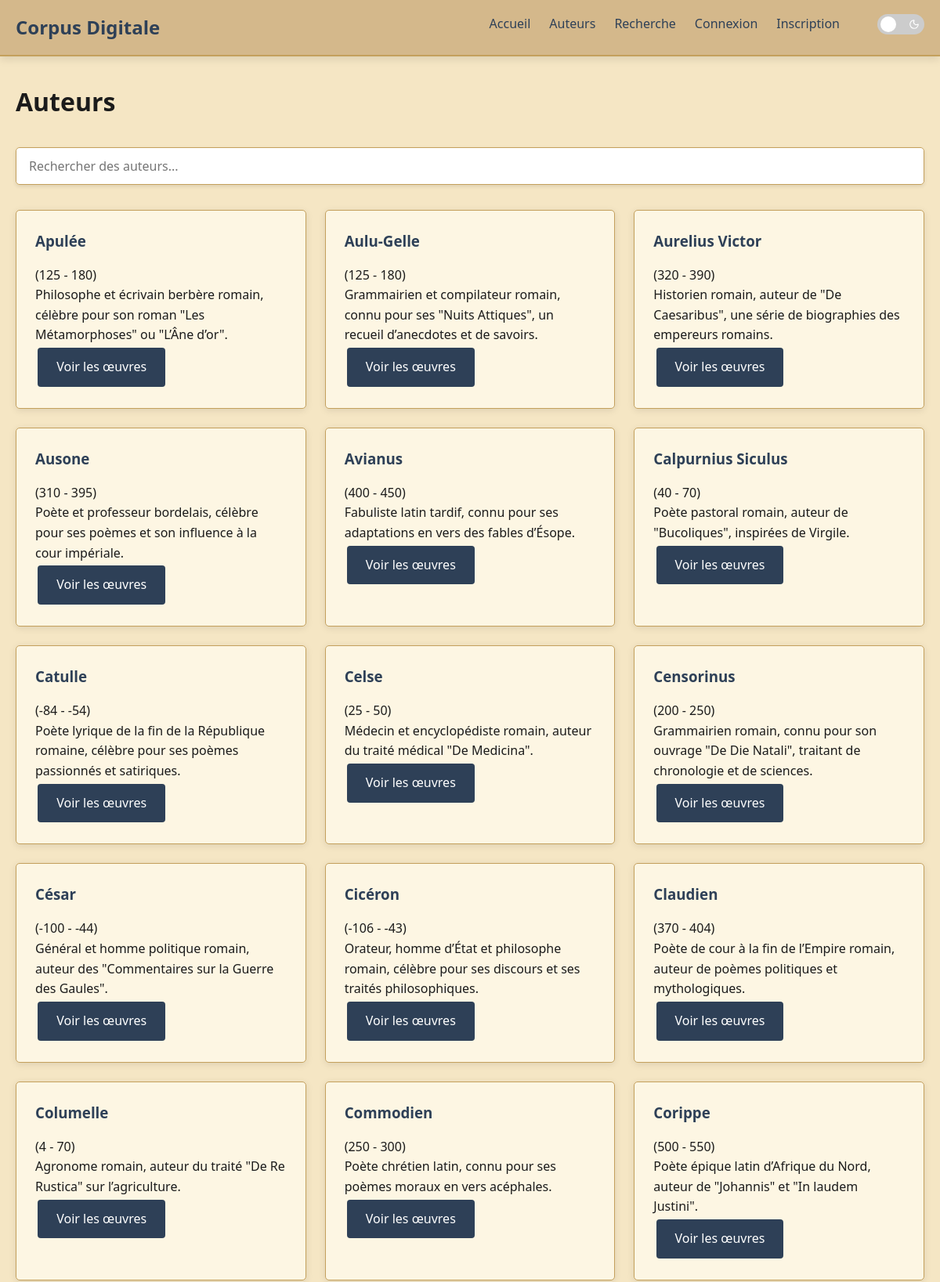
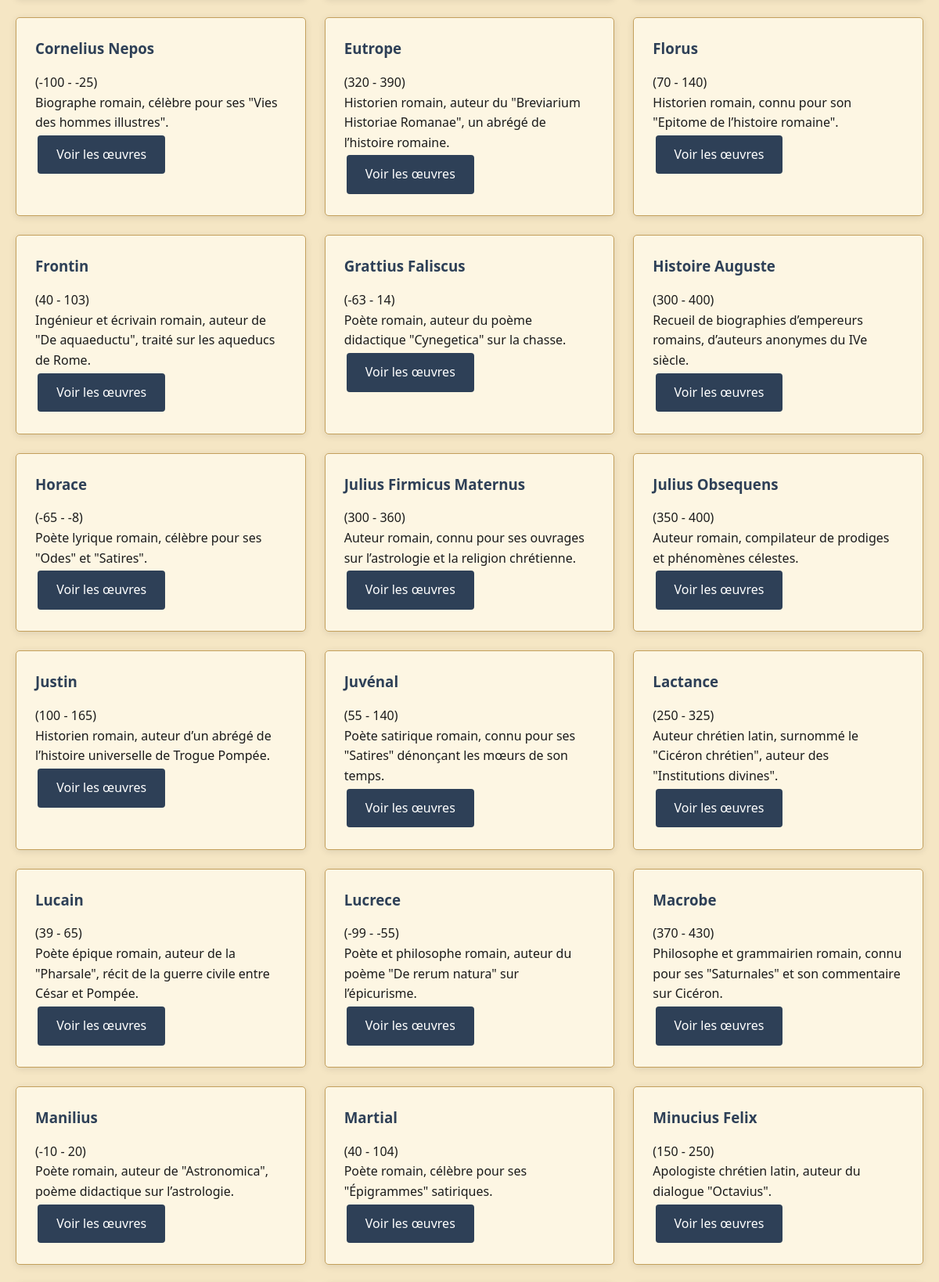
The app's page /authors (upper part) with its own data (2 pictures, top to bottom).
### tables this page shows
CREATE TABLE authors (
    author_id INTEGER PRIMARY KEY AUTO_INCREMENT,
    name VARCHAR(100) NOT NULL,
    url_name VARCHAR(100) NOT NULL UNIQUE,
    image LONGBLOB DEFAULT NULL,
    birth_year INTEGER,
    death_year INTEGER,
    biography TEXT
);

### includes/utils.php (called while the page is built, shortened)
<?php
function getAuthorUrl(string $urlName): string {
    return '/authors/' . $urlName;
}
function h($text): string {
    return htmlspecialchars($text, ENT_QUOTES, 'UTF-8');
}

### research/authors.php (the view, shortened to what this page needs)
<?php include 'includes/header.php';?>
<div class="container">
    <h1>Auteurs</h1>
    <div class="search-container">
        <div class="search-box">
            <input type="text" id="author-search" placeholder="Rechercher des auteurs...">
        </div>
    </div>
    <div class="author-list">
        <?php
        $db = getDbConnection();
        $query = "SELECT * FROM authors ORDER BY name";
        $stmt = $db->prepare($query);
        $stmt->execute();
        $result = $stmt->fetchAll(PDO::FETCH_ASSOC);
        if (count($result) > 0) {
            foreach ($result as $row) {
                echo '<div class="author-card">';
                echo '<h3> <a class="card-header" href="'. getAuthorUrl($row['url_name']) . '">';
                echo h($row['name']) . '</a></h3>';
                echo '<p>(' . ($row['birth_year'] ?: '?') . ' - ' . ($row['death_year'] ?: '?') . ')</p>';
                echo '<p>' . (strlen($row['biography']) > 150 ? substr(h($row['biography']), 0, 150) . '...' : h($row['biography'])) . '</p>';
                echo '<a href="' . getAuthorUrl($row['url_name']) . '" class="btn btn-primary">Voir les œuvres</a>';
                echo '</div>';
            }
        } else {
            echo '<p>Aucun auteur trouvé dans la base de données.</p>';
        }
        ?>
    </div>
</div>
<?php include 'includes/footer.php'; ?>

### router.php (shortened to what this page needs)
<?php
$requestUri = $_SERVER['REQUEST_URI'];
class Router {
    private $routes = [];
    public function addRoute(string $method, string $path, $handler): Router {
        $this->routes[] = [
            'method' => $method,
            'path' => $path,
            'handler' => $handler
        ];
        return $this;
    }
    public function setNotFoundHandler(callable $handler): Router {
        return $this;
    }
    public function handleRequest(string $requestMethod, string $requestPath): bool {
        try {
            $requestPath = parse_url($requestPath, PHP_URL_PATH);
            $requestPath = trim($requestPath, '/');
            foreach ($this->routes as $route) {
                if ($route['path'] === $requestPath) {
                    return $this->executeHandler($route['handler']);
                }
            }
            return false;
        } catch (Throwable $e) {
            header("HTTP/1.0 500 Internal Server Error");
            ob_clean();
            if (isset($_SERVER['HTTP_ACCEPT']) && strpos($_SERVER['HTTP_ACCEPT'], 'application/json') !== false) {
                header('Content-Type: application/json');
                echo json_encode(['error' => 'Internal Server Error', 'message' => $e->getMessage()]);
            } else {
                ob_clean();
                include "errors/500.php";
            }
            return false;
        }
    }
    private function executeHandler($handler, array $params = []): bool {
        if (is_callable($handler)) {
            return $handler(...$params) !== false;
        } elseif (is_string($handler) && file_exists($handler)) {
            extract($params, EXTR_SKIP);
            include $handler;
            return true;
        }
        return false;
    }
}
$router = new Router();
$router->addRoute('GET', '', 'index.php')
    ->addRoute('GET', 'index', 'index.php')
    ->addRoute('GET', 'index.php', 'index.php')
    ->addRoute('GET', 'search', 'research/search.php')
    ->addRoute('GET', 'authors', 'research/authors.php')
    ->addRoute('GET', 'authors/{author}', ['content/author.php', ['author' => '$1']])
    ->addRoute('GET', 'authors/{author}/books/{book}', ['content/book.php', ['author' => '$1', 'book' => '$2']])
    ->addRoute('GET', 'authors/{author}/books/{book}/chapters/{chapter}', ['content/chapter.php', ['author' => '$1', 'book' => '$2', 'chapter' => '$3']])
    ->addRoute('GET', 'suggestions/suggest', 'content/suggestions/suggest.php')
    ->addRoute('GET', 'suggestions/my/suggestions', 'content/suggestions/my-suggestions.php')
    ->addRoute('GET', 'suggestions/{suggestionId}/view', ['content/suggestions/view.php', ['suggestionId' => '$1']])
    ->addRoute('GET', 'suggestions/{suggestionId}/edit', ['content/suggestions/edit.php', ['suggestionId' => '$1']]);
$router->addRoute('GET', 'auth/login', 'account_related/login.php')
    ->addRoute('POST', 'auth/login', 'account_related/login.php')
    ->addRoute('GET', 'auth/register', 'account_related/register.php')
    ->addRoute('POST', 'auth/register', 'account_related/register.php')
    ->addRoute('GET', 'auth/logout', 'account_related/logout.php')
    ->addRoute('GET', 'account', 'account_related/account.php')
    ->addRoute('POST', 'account', 'account_related/account.php');
$router->addRoute('GET', 'api/authors', function() {
    header('Content-Type: application/json');
    include 'api/authors.php';
})
    ->addRoute('GET', 'api/books', function() {
        header('Content-Type: application/json');
        include 'api/books.php';
    })
    ->addRoute('GET', 'api/search', function() {
        header('Content-Type: application/json');
        include 'api/search.php';
    })
    ->addRoute('POST', 'api/suggest', function() {
        header('Content-Type: application/json');
        include 'api/suggestions/suggest.php';
    })
    ->addRoute('POST', 'api/suggestions/edit', function() {
        header('Content-Type: application/json');
        include 'api/suggestions/edit.php';
    })
    ->addRoute('GET', 'api/suggestion-details', function() {
        header('Content-Type: application/json');
        include 'api/suggestion-details.php';
    })
    ->addRoute('GET', 'api/author-image', function() {
        header('Content-Type: application/json');
        include 'api/author-image.php';
    })
    ->addRoute('POST', 'api/suggestions/approve', function() {
        header('Content-Type: application/json');
        include 'api/suggestions/approve.php';
    })
    ->addRoute('POST', 'api/suggestions/reject', function() {
        header('Content-Type: application/json');
        include 'api/suggestions/reject.php';
    })
    ->addRoute('POST', 'api/suggestions/update-notes', function() {
        header('Content-Type: application/json');
        include 'api/suggestions/updateNotes.php';
    });
$router->addRoute('GET', 'admin/dashboard', 'admin/dashboard.php')
    ->addRoute('GET', 'admin/users', 'admin/users.php')
    ->addRoute('GET', 'admin/suggestions', 'admin/suggestions.php');
$router->setNotFoundHandler(function() {
    header("HTTP/1.0 404 Not Found");
    include 'errors/404.php';
});
$router->handleRequest($_SERVER['REQUEST_METHOD'], $requestUri);

### assets/css/style.css (style rules this page uses)
:root { --primary-color: #2E4057; --secondary-color: #C4A05C; --text-color: #1B1B1B; --light-color: #F5E6C4; --accent-color: #9B2C2C; --danger-color: #B22222; --success-color: #4A7C59; --card-bg: #FDF6E3; --border-color: #C4A05C; --shadow-color: #0000001a; --header-bg: #D4B88B; }
* { margin: 0; padding: 0; box-sizing: border-box; }
body { font-family: 'Segoe UI', Tahoma, Geneva, Verdana, sans-serif; line-height: 1.6; color: var(--text-color); background-color: var(--light-color); }
a { color: var(--primary-color); text-decoration: none; cursor: pointer; }
.container { max-width: 1200px; margin: 0 auto; padding: 0 20px; }
.author-list, .book-list { margin-top: 1.5rem; display: grid; grid-template-columns: repeat(auto-fill, minmax(300px, 1fr)); gap: 1.5rem; }
.author-card, .book-card { background-color: var(--card-bg); border-radius: 5px; border: 1px solid var(--border-color); box-shadow: 0 2px 10px var(--shadow-color); padding: 1.5rem; transition: transform 0.2s; }
.card-header { display: flex; align-items: center; margin-bottom: 1rem; }
input, textarea, select { width: 100%; padding: 0.75rem; border: 1px solid var(--border-color); border-radius: 4px; font-family: inherit; font-size: 1rem; }
button, .btn { display: inline-block; background-color: var(--primary-color); color: white; padding: 0.75rem 1.5rem; border: none; border-radius: 4px; cursor: pointer; font-size: 1rem; text-align: center; margin: 0.2rem; }
.search-container { margin: 2rem 0; }
.search-box { display: flex; border: 1px solid var(--border-color); border-radius: 5px; overflow: hidden; box-shadow: 0 2px 5px rgba(0,0,0,0.1); }
.search-box input { flex: 1; padding: 12px 16px; font-size: 16px; border: none; outline: none; }

### records on screen
authors: name "Apulée", birth_year "125", death_year "180", biography "Philosophe et écrivain berbère romain, célèbre pour son roman \"Les Métamorphoses\" ou \"L’Âne d’or\"."
authors: name "Aulu-Gelle", birth_year "125", death_year "180", biography "Grammairien et compilateur romain, connu pour ses \"Nuits Attiques\", un recueil d’anecdotes et de savoirs."
authors: name "Aurelius Victor", birth_year "320", death_year "390", biography "Historien romain, auteur de \"De Caesaribus\", une série de biographies des empereurs romains."
authors: name "Ausone", birth_year "310", death_year "395", biography "Poète et professeur bordelais, célèbre pour ses poèmes et son influence à la cour impériale."
authors: name "Avianus", birth_year "400", death_year "450", biography "Fabuliste latin tardif, connu pour ses adaptations en vers des fables d’Ésope."
authors: name "Calpurnius Siculus", birth_year "40", death_year "70", biography "Poète pastoral romain, auteur de \"Bucoliques\", inspirées de Virgile."
authors: name "Catulle", birth_year "-84", death_year "-54", biography "Poète lyrique de la fin de la République romaine, célèbre pour ses poèmes passionnés et satiriques."
authors: name "Celse", birth_year "25", death_year "50", biography "Médecin et encyclopédiste romain, auteur du traité médical \"De Medicina\"."
authors: name "Censorinus", birth_year "200", death_year "250", biography "Grammairien romain, connu pour son ouvrage \"De Die Natali\", traitant de chronologie et de sciences."
authors: name "César", birth_year "-100", death_year "-44", biography "Général et homme politique romain, auteur des \"Commentaires sur la Guerre des Gaules\"."
authors: name "Cicéron", birth_year "-106", death_year "-43", biography "Orateur, homme d’État et philosophe romain, célèbre pour ses discours et ses traités philosophiques."
authors: name "Claudien", birth_year "370", death_year "404", biography "Poète de cour à la fin de l’Empire romain, auteur de poèmes politiques et mythologiques."
authors: name "Columelle", birth_year "4", death_year "70", biography "Agronome romain, auteur du traité \"De Re Rustica\" sur l’agriculture."
authors: name "Commodien", birth_year "250", death_year "300", biography "Poète chrétien latin, connu pour ses poèmes moraux en vers acéphales."
authors: name "Corippe", birth_year "500", death_year "550", biography "Poète épique latin d’Afrique du Nord, auteur de \"Johannis\" et \"In laudem Justini\"."
authors: name "Cornelius Nepos", birth_year "-100", death_year "-25", biography "Biographe romain, célèbre pour ses \"Vies des hommes illustres\"."
authors: name "Eutrope", birth_year "320", death_year "390", biography "Historien romain, auteur du \"Breviarium Historiae Romanae\", un abrégé de l’histoire romaine."
authors: name "Florus", birth_year "70", death_year "140", biography "Historien romain, connu pour son \"Epitome de l’histoire romaine\"."
authors: name "Frontin", birth_year "40", death_year "103", biography "Ingénieur et écrivain romain, auteur de \"De aquaeductu\", traité sur les aqueducs de Rome."
authors: name "Grattius Faliscus", birth_year "-63", death_year "14", biography "Poète romain, auteur du poème didactique \"Cynegetica\" sur la chasse."
authors: name "Histoire Auguste", birth_year "300", death_year "400", biography "Recueil de biographies d’empereurs romains, d’auteurs anonymes du IVe siècle."
authors: name "Horace", birth_year "-65", death_year "-8", biography "Poète lyrique romain, célèbre pour ses \"Odes\" et \"Satires\"."
authors: name "Julius Firmicus Maternus", birth_year "300", death_year "360", biography "Auteur romain, connu pour ses ouvrages sur l’astrologie et la religion chrétienne."
authors: name "Julius Obsequens", birth_year "350", death_year "400", biography "Auteur romain, compilateur de prodiges et phénomènes célestes."
authors: name "Justin", birth_year "100", death_year "165", biography "Historien romain, auteur d’un abrégé de l’histoire universelle de Trogue Pompée."
authors: name "Juvénal", birth_year "55", death_year "140", biography "Poète satirique romain, connu pour ses \"Satires\" dénonçant les mœurs de son temps."
authors: name "Lactance", birth_year "250", death_year "325", biography "Auteur chrétien latin, surnommé le \"Cicéron chrétien\", auteur des \"Institutions divines\"."
authors: name "Lucain", birth_year "39", death_year "65", biography "Poète épique romain, auteur de la \"Pharsale\", récit de la guerre civile entre César et Pompée."
authors: name "Lucrece", birth_year "-99", death_year "-55", biography "Poète et philosophe romain, auteur du poème \"De rerum natura\" sur l’épicurisme."
authors: name "Macrobe", birth_year "370", death_year "430", biography "Philosophe et grammairien romain, connu pour ses \"Saturnales\" et son commentaire sur Cicéron."
authors: name "Manilius", birth_year "-10", death_year "20", biography "Poète romain, auteur de \"Astronomica\", poème didactique sur l’astrologie."
authors: name "Martial", birth_year "40", death_year "104", biography "Poète romain, célèbre pour ses \"Épigrammes\" satiriques."
authors: name "Minucius Felix", birth_year "150", death_year "250", biography "Apologiste chrétien latin, auteur du dialogue \"Octavius\"."
